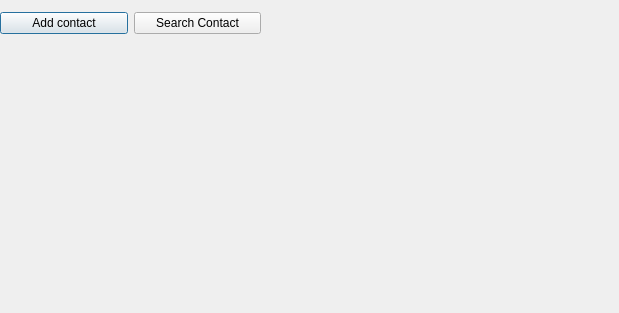
<?xml version="1.0" encoding="UTF-8"?>
<ui version="4.0">
 <class>fm_principal</class>
 <widget class="QDialog" name="fm_principal">
  <property name="geometry">
   <rect>
    <x>0</x>
    <y>0</y>
    <width>619</width>
    <height>313</height>
   </rect>
  </property>
  <property name="windowTitle">
   <string>Dialog</string>
  </property>
  <widget class="QWidget" name="">
   <property name="geometry">
    <rect>
     <x>0</x>
     <y>10</y>
     <width>261</width>
     <height>26</height>
    </rect>
   </property>
   <layout class="QHBoxLayout" name="horizontalLayout">
    <item>
     <widget class="QPushButton" name="btn_AddContact">
      <property name="text">
       <string>Add contact</string>
      </property>
     </widget>
    </item>
    <item>
     <widget class="QPushButton" name="btn_SearchContact">
      <property name="text">
       <string>Search Contact</string>
      </property>
     </widget>
    </item>
   </layout>
  </widget>
 </widget>
 <resources/>
 <connections/>
</ui>
